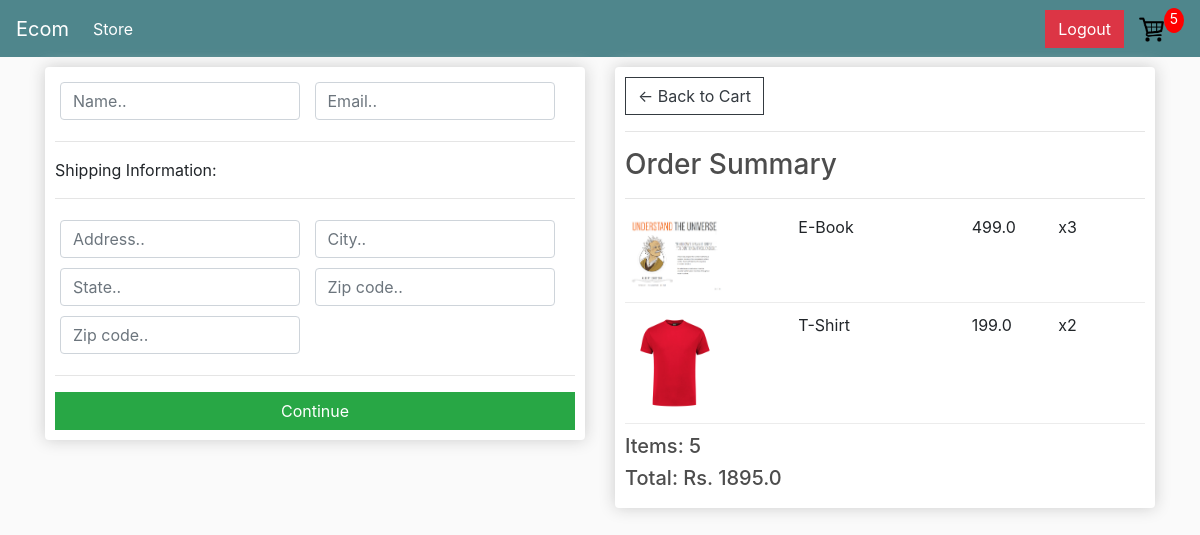
Screenshot of /checkout/ (signed in) with the database file from the repository.
### store/models.py (models this page shows, shortened)
class OrderItem(models.Model):
    product = models.ForeignKey(Product, on_delete=models.SET_NULL, null=True, blank=True)
    order = models.ForeignKey(Order, on_delete=models.SET_NULL, null=True, blank=True)
    quantity = models.IntegerField(default=0, null=True, blank=True)
    date_added = models.DateTimeField(auto_now_add=True)
    @property
    def get_total(self):
        total = self.quantity * self.product.price
        return total

class Product(models.Model):
    name = models.CharField(max_length=200)
    price = models.FloatField()
    digital = models.BooleanField(default=False, null=True, blank=False)
    image = models.ImageField(null=True, blank=True)
    @property
    def imageURL(self):
        try:
            return self.image.url
        except:
            return ''

class Order(models.Model):
    customer = models.ForeignKey(Customer, on_delete=models.SET_NULL, null=True, blank=True)
    date_ordered = models.DateTimeField(auto_now_add=True)
    complete = models.BooleanField(default=False, null=True, blank=False)
    transaction_id = models.CharField(max_length=200, null=True)
    @property
    def shipping(self):
        shipping = False
        orderitems = self.orderitem_set.all()
        for i in orderitems:
            if i.product.digital == False:
                shipping = True
        return shipping
    @property
    def get_cart_total(self):
        orderitems = self.orderitem_set.all()
        total_price = sum([item.get_total for item in orderitems])
        return total_price
    @property
    def get_cart_items(self):
        orderitems = self.orderitem_set.all()
        total_items = sum([item.quantity for item in orderitems])
        return total_items

### store/views.py (the view)
# urls.py: path('checkout/', views.checkout, name='checkout'),
def checkout(request):
    if request.user.is_authenticated:
        customer = request.user.customer
        order, created = Order.objects.get_or_create(customer=customer, complete=False)
        items = order.orderitem_set.all()
        cartItems = order.get_cart_items
    else:
        items = []
        order = {'get_cart_total': 0, 'get_cart_items': 0, 'shipping':False}
        cartItems = order['get_cart_items']
    context = {'items': items, 'order': order, 'cartItems': cartItems}
    return render(request, 'store/checkout.html', context)

### store/templates/store/checkout.html (shortened to what this page needs)
{% extends "store/main.html" %}
{% load static %}
{% block content %}
    <div class="row">
        <div class="col-lg-6">
            <div class="box-element" id="form-wrapper">
                <form id="form">
                    <div id="user-info">
                        <div class="form-field">
							<input required class="form-control" type="text" name="name" placeholder="Name..">
						</div>
						<div class="form-field">
							<input required class="form-control" type="email" name="email" placeholder="Email..">
						</div>
                    </div>
                    <div id="shipping-info">
                        <hr>
						<p>Shipping Information:</p>
						<hr>
						<div class="form-field">
							<input class="form-control" type="text" name="address" placeholder="Address..">
						</div>
						<div class="form-field">
							<input class="form-control" type="text" name="city" placeholder="City..">
						</div>
						<div class="form-field">
							<input class="form-control" type="text" name="state" placeholder="State..">
						</div>
						<div class="form-field">
							<input class="form-control" type="text" name="zipcode" placeholder="Zip code..">
						</div>
						<div class="form-field">
							<input class="form-control" type="text" name="country" placeholder="Zip code..">
						</div>
                    </div>
                    <hr>
                    <input id="form-button" class="btn btn-success btn-block" type="submit" value="Continue">
                </form>
            </div>
            <br>
        </div>
        <div class="col-lg-6">
            <div class="box-element">
                <a class="btn btn-outline-dark" href="{% url 'cart' %}">&#x2190; Back to Cart</a>
                <hr>
                <h3>Order Summary</h3>
                <hr>
                {% for item in items %}
                <div class="cart-row">
					<div style="flex:2"><img class="row-image" src="{{item.product.imageURL}}"></div>
					<div style="flex:2"><p>{{item.product.name}}</p></div>
					<div style="flex:1"><p>{{item.product.price}}</p></div>
					<div style="flex:1"><p>x{{item.quantity}}</p></div>
				</div>
                {% endfor %}
                <h5>Items: {{order.get_cart_items}}</h5>
                <h5>Total: Rs. {{order.get_cart_total}}</h5>
            </div>
        </div>
    </div>
{% endblock %}

### static/css/main.css (style rules this page uses)
body { background-color: hsl(0, 0%, 98%); }
h1,h2,h3,h4,h5,h6 { color:hsl(0, 0%, 30%); }
.box-element { box-shadow:hsl(0, 0%, 80%) 0 0 16px; background-color: #fff; border-radius: 4px; padding: 10px; }
.col-lg-4, .col-lg-6, .col-lg-8, .col-lg-12 { margin-top: 10px; }
.btn { border-radius: 0; }
.row-image { width: 100px; }
.form-field { width:250px; display: inline-block; padding: 5px; }
.cart-row { display: flex; align-items: flex-stretch; padding-bottom: 10px; margin-bottom: 10px; border-bottom: 1px solid #ececec; }

### rows the page displays
OrderItem: product.imageURL (picture), product.name "E-Book", product.price "499.0", quantity "3"
OrderItem: product.imageURL (picture), product.name "T-Shirt", product.price "199.0", quantity "2"
Order: get_cart_items "5", get_cart_total "1895.0"

### other values shown
{{ cartItems }} "5"
